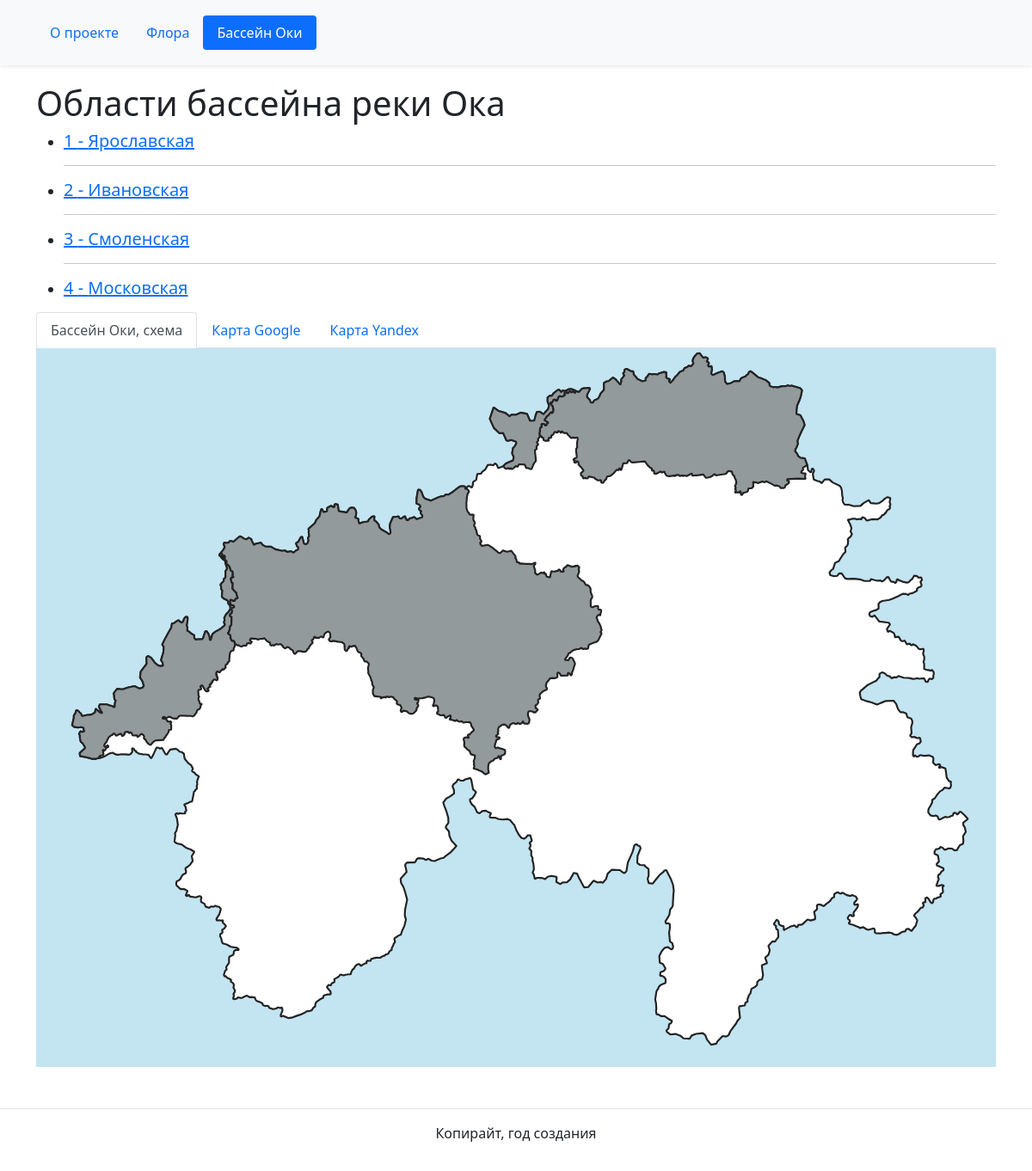
/oka_basin/, run on the app's committed database.
### oka_basin/models.py (models this page shows, shortened)
class Region(models.Model):
    id = models.IntegerField(primary_key=True, verbose_name='Номер региона')
    name = models.CharField(max_length=30, unique=True, verbose_name='Название региона' )
    description = models.TextField(blank=True, default='', verbose_name='Описание')
    name_en = models.SlugField(blank=True, verbose_name='Название на английском')
    svg_path = models.TextField(blank=True, default='', verbose_name='Границы области, SVG path')

### oka_basin/views.py (the view)
# urls.py: path('', RegionListView.as_view(), name='regions'),
class RegionListView(ListView):
    template_name = 'oka_basin/regions.html'
    model = Region

### templates/oka_basin/regions.html (shortened to what this page needs)
{% extends "oka_basin/oka_basin_maps.html" %}
{% block oka_bassin_content %}
<h1>Области бассейна реки Ока</h1>
  <div class='container-regions'>
  <ul>
    {% for region in region_list %}
      <li><h5>
        <a href="{% url 'oka_basin:districts' region.name %}">
        {{ region.id }}  &dash;
        {{ region.name }} </a>
      </h5>
      </li>
      {% if not forloop.last %}
        <hr>
      {% endif %}
    {% endfor %}
  </ul>
</div>
{% endblock %}

### data on the page
Region: id "1", name "Ярославская"
Region: id "2", name "Ивановская"
Region: id "3", name "Смоленская"
Region: id "4", name "Московская"
